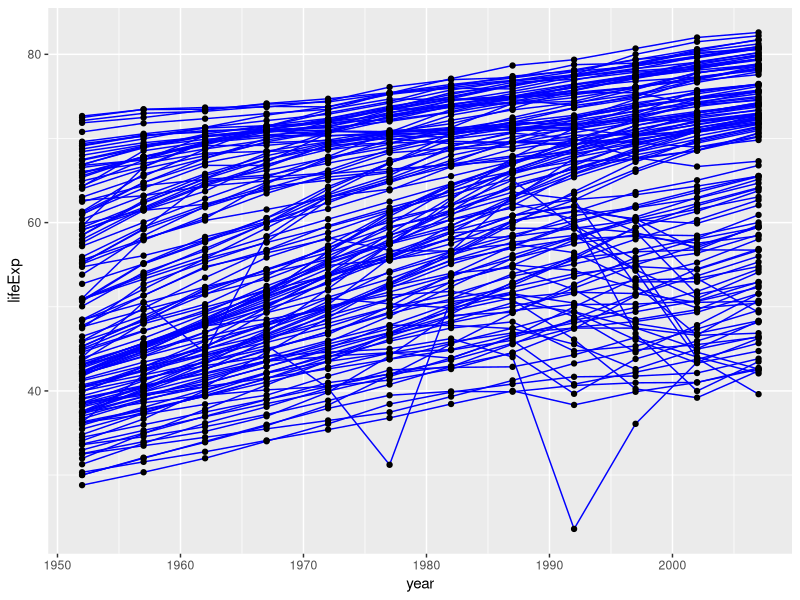
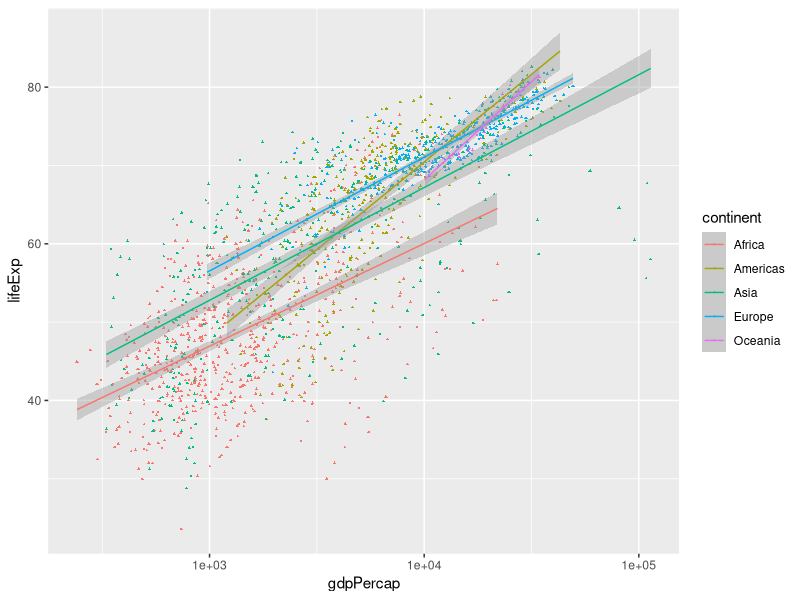
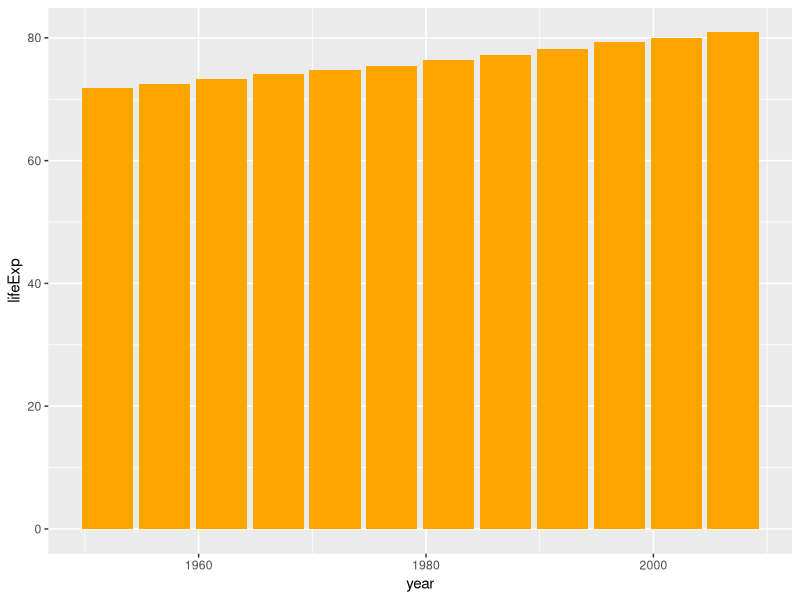
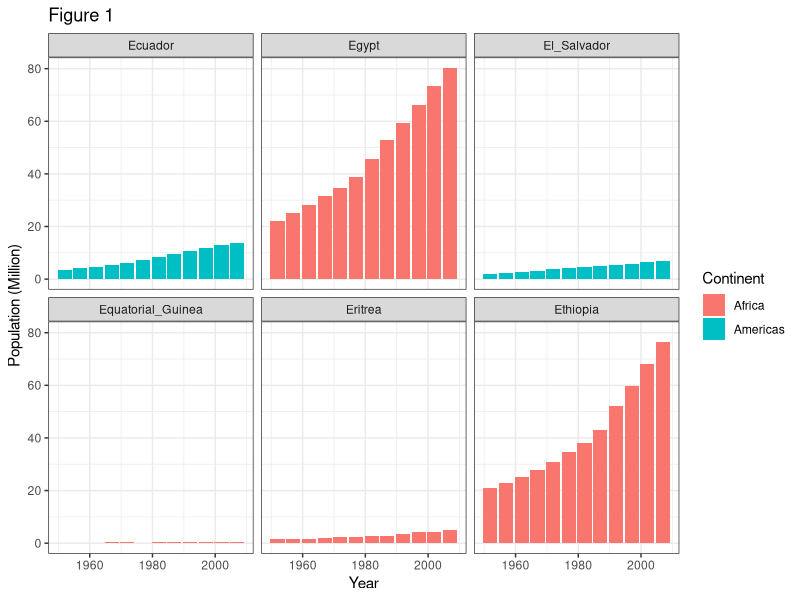
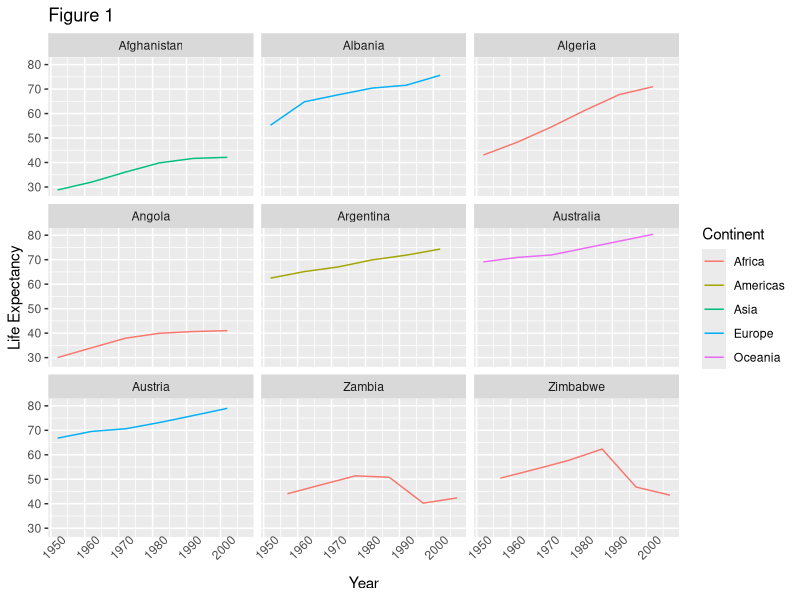
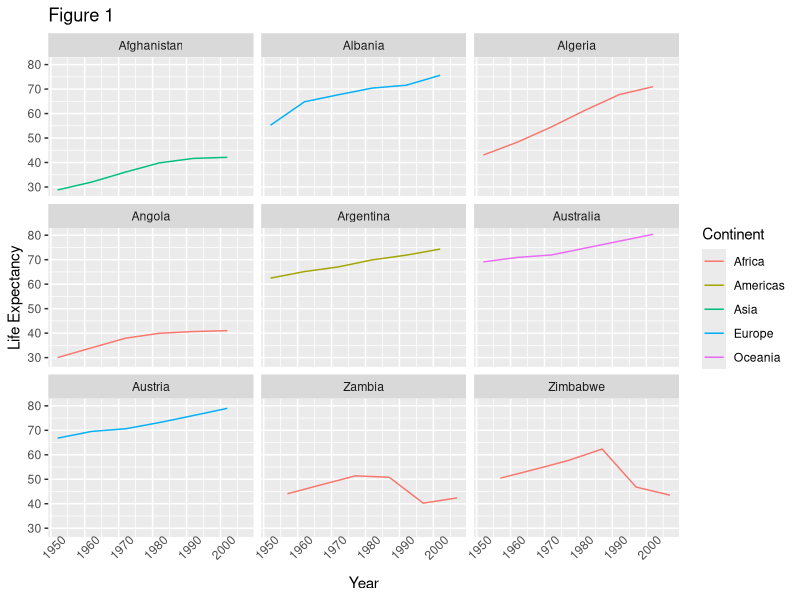

R code for these plots, in order:
install.packages("ggplot2")

library(ggplot2)

gapminder <- read.table("gapminder.txt", header = TRUE)

head(gapminder)

ggplot(data = gapminder, aes(x= year, y = lifeExp, by=country)) + 
  geom_line(color = "blue") + 
  geom_point()

ggplot(data = gapminder, aes(x = gdpPercap, y = lifeExp, color = continent)) + 
  geom_point(shape = 17,size = 0.5) +
  scale_x_log10() +
  geom_smooth(method = "lm", size = 0.5)

az_row <-  startsWith(as.vector(gapminder$country), c('A','Z'))
az_countries <-  gapminder[az_row,]

lifeExp_plot <- ggplot(data= az_countries, aes(x = year, y = lifeExp, color = continent)) +
  geom_line() +
  facet_wrap(~country) +
  labs(
    x = "Year", ##x axis title
    y = "Life Expectancy", ##y axis title
    title = "Figure 1", ## main title
    color = "Continent" ## legend
  ) +
  theme(axis.text.x=element_text(angle = 45), axis.ticks.x=element_blank())

ggsave(filename = "lifeExp.png", plot = lifeExp_plot, width = 12, height = 10, dpi = 300, unit = "cm")

ggsave("myPlot.pdf")

#6a
ggplot(data = gapminder[gapminder$country=="Sweden",], aes(x = year, y = lifeExp))+
  geom_bar(fill='orange', stat = "identity") 

#6b
e_rows=startsWith(as.vector(gapminder$country), c('E') )
e_countries <- gapminder[e_rows, ]
ggplot(data = e_countries, aes(x = year, y = pop/1000000, fill=continent)) +
  geom_bar(stat="identity") + facet_wrap( ~ country) +
  labs(
    x = "Year",                     # x axis title
    y = "Population (Million)",     # y axis title
    title = "Figure 1",             # main title of figure
    fill = "Continent"              # title of legend
  ) +
  theme(axis.text.x=element_text(angle=45), axis.ticks.x=element_blank()) +
  theme_bw()




#6c